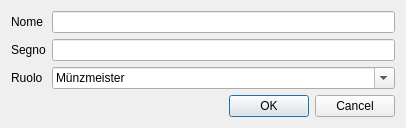
<?xml version="1.0" encoding="UTF-8"?>
<ui version="4.0">
 <class>ZecchiereDialog</class>
 <widget class="QDialog" name="ZecchiereDialog">
  <property name="geometry">
   <rect>
    <x>0</x>
    <y>0</y>
    <width>406</width>
    <height>121</height>
   </rect>
  </property>
  <property name="windowTitle">
   <string>Modifica zecchiere</string>
  </property>
  <layout class="QFormLayout" name="formLayout">
   <item row="0" column="0">
    <widget class="QLabel" name="label">
     <property name="text">
      <string>Nome</string>
     </property>
    </widget>
   </item>
   <item row="0" column="1">
    <widget class="QLineEdit" name="nome"/>
   </item>
   <item row="1" column="0">
    <widget class="QLabel" name="label_2">
     <property name="text">
      <string>Segno</string>
     </property>
    </widget>
   </item>
   <item row="1" column="1">
    <widget class="QLineEdit" name="segno"/>
   </item>
   <item row="2" column="0">
    <widget class="QLabel" name="label_3">
     <property name="text">
      <string>Ruolo</string>
     </property>
    </widget>
   </item>
   <item row="3" column="0" colspan="2">
    <widget class="QDialogButtonBox" name="buttonBox">
     <property name="orientation">
      <enum>Qt::Horizontal</enum>
     </property>
     <property name="standardButtons">
      <set>QDialogButtonBox::Cancel|QDialogButtonBox::Ok</set>
     </property>
    </widget>
   </item>
   <item row="2" column="1">
    <widget class="QComboBox" name="ruolo">
     <property name="editable">
      <bool>true</bool>
     </property>
     <item>
      <property name="text">
       <string>Münzmeister</string>
      </property>
     </item>
     <item>
      <property name="text">
       <string>Münzwardein</string>
      </property>
     </item>
     <item>
      <property name="text">
       <string>Stempelschnitter</string>
      </property>
     </item>
    </widget>
   </item>
  </layout>
 </widget>
 <resources/>
 <connections>
  <connection>
   <sender>buttonBox</sender>
   <signal>accepted()</signal>
   <receiver>ZecchiereDialog</receiver>
   <slot>accept()</slot>
   <hints>
    <hint type="sourcelabel">
     <x>248</x>
     <y>254</y>
    </hint>
    <hint type="destinationlabel">
     <x>157</x>
     <y>274</y>
    </hint>
   </hints>
  </connection>
  <connection>
   <sender>buttonBox</sender>
   <signal>rejected()</signal>
   <receiver>ZecchiereDialog</receiver>
   <slot>reject()</slot>
   <hints>
    <hint type="sourcelabel">
     <x>316</x>
     <y>260</y>
    </hint>
    <hint type="destinationlabel">
     <x>286</x>
     <y>274</y>
    </hint>
   </hints>
  </connection>
 </connections>
</ui>
